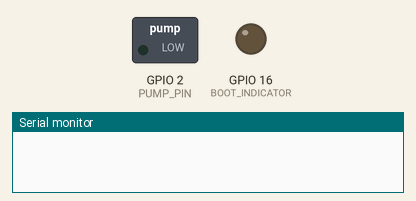
Simulated run of this sketch. Board: ESP8266 (NodeMCU). Shown: switched loads named in the sketch (green lamp = pin HIGH), output pins drawn as LEDs (lit = HIGH), the last lines printed to the serial monitor. WiFi joins after 1.5 s; servers stay silent unless stated; uploads are accepted with an empty reply.

Above: at 0.1 s.
At 10.1 s:
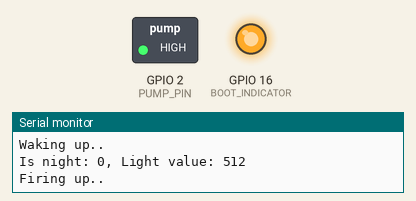
At 50.1 s:
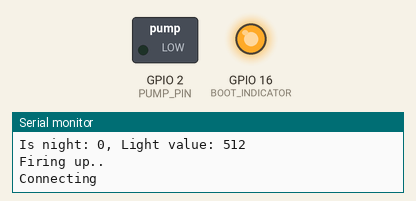
Timing chart, 0 to 51.6 s (numbered marks = the images above):
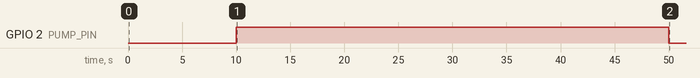

Measured:
- by itself, GPIO 2 (PUMP_PIN): LOW → HIGH at 10.0 s, → LOW 40.0 s later

The sketch:

pump.ino
```cpp
#include <ESP8266WiFi.h>
#include <ESP8266HTTPClient.h>
#include <WiFiClientSecure.h>

// general consts
const uint64_t SECOND = 1000000ULL; // microseconds
const uint64_t MINUTE = 60 * SECOND;
const uint64_t HOUR = 60 * MINUTE;

// WiFi config
const char* ssid = "";
const char* pwd = "";
const int WIFI_POLL_INTERVALS = 500; // milliseconds
const int WIFI_CONNECTION_TIMEOUT = 20 * 1000; // milliseconds

// app config
String PING_URL = "https://api.amplitude.com/2/httpapi";

// pin config
int PUMP_PIN = 2;
int BOOT_INDICATOR = 16;

// timer config
const uint64_t BOOT_DELAY = 10 * SECOND;
const uint64_t WAKE_INTERVAL = 1 * HOUR;
const uint64_t PUMP_DURATION = 40 * SECOND;

const uint64_t pollInterval = 1 * MINUTE;

const int NIGHT_SKIP_INTERVAL = 3; // run every Nth wake interval

int rtcCounterAddress = 0;
int counter = 0;
int runIdx = 0;

void runPump();
bool connectToWiFi();
void ping();

void setup() {
  // initial config
  Serial.begin(115200);
  pinMode(PUMP_PIN, OUTPUT);
  pinMode(BOOT_INDICATOR, OUTPUT);  // Initialize the LED_BUILTIN pin as an output

  digitalWrite(PUMP_PIN, LOW);

  // delay the boot, to allow me to set things up once flashed
  digitalWrite(BOOT_INDICATOR, LOW);  // Turn the LED on (Note that LOW is the voltage level
  delay(BOOT_DELAY / 1000);
  digitalWrite(BOOT_INDICATOR, HIGH);  // Turn the LED off by making the voltage HIGH

  // read the counter
  // uint32_t counter = 0;
  // ESP.rtcUserMemoryRead(rtcCounterAddress, &counter, sizeof(counter));
  // Serial.printf("Counter: %d\n", counter);

  // if (counter % 4 == 0) {
  //   counter = 0;
  //   Serial.println("Firing up..");

  //   // run the pump
  //   runPump();

  //   // send the analytics
  //   if (connectToWiFi()) {
  //     ping();

  //     WiFi.disconnect(true);
  //   }
  // } else {
  //   Serial.printf("Not yet: %d\n", counter);
  // }

  // // save the new counter
  // counter++;
  // ESP.rtcUserMemoryWrite(rtcCounterAddress, &counter, sizeof(counter));

  // // sleep
  // Serial.printf("Deep sleeping for %lld microseconds\n", WAKE_INTERVAL);
  // ESP.deepSleep(WAKE_INTERVAL);
  // delay(500);
}

void runPump() {
  digitalWrite(PUMP_PIN, HIGH);
  delay(PUMP_DURATION / 1000);
  digitalWrite(PUMP_PIN, LOW);
}

bool connectToWiFi() {
  WiFi.begin(ssid, pwd);
  Serial.println("");
  Serial.print("Connecting");

  int attempts = 0;
  int maxAttempts = WIFI_CONNECTION_TIMEOUT / WIFI_POLL_INTERVALS;

  while (WiFi.status() != WL_CONNECTED) {
    if (attempts >= maxAttempts) {
      return false;
    }

    delay(WIFI_POLL_INTERVALS);
    Serial.print(".");

    attempts++;
  }

  Serial.println("");
  Serial.printf("Connected to: %s\n", ssid);
  Serial.printf("IP address: %s", WiFi.localIP());

  return true;
}

void ping() {
  if (WiFi.status() != WL_CONNECTED) {
    Serial.println("WiFi disconnected, not pinging");
    return;
  }

  WiFiClientSecure client;
  client.setInsecure();
  HTTPClient http;

  Serial.println("Calling " + PING_URL);
  if (http.begin(client, PING_URL)) {
    http.addHeader("Content-Type", "application/json");

    String reqData = "{\"api_key\": \"\",\"events\": [{\"user_id\": \"12345\",\"event_type\": \"RunPump\"}]}";

    int statusCode = http.POST(reqData);
    Serial.println("Response code: " + String(statusCode));
    if (statusCode > 0) {
      Serial.println(http.getString());
    }
    http.end();
  } else {
    Serial.println("Unable to connect to url!");
  }
}

void loop() {
  Serial.printf("Counter: %d, runIdx: %d\n", counter, runIdx);

  int expectedCount = WAKE_INTERVAL / pollInterval;
  if (counter == 0 || counter >= expectedCount) {
    counter = 0;

    Serial.println("Waking up..");

    int lightValue = analogRead(A0);
    bool isNight = (lightValue < 100);
    Serial.printf("Is night: %d, Light value: %d\n", isNight, lightValue);

    if (!isNight || runIdx == 0) {
      Serial.println("Firing up..");

      // run the pump
      runPump();

      // send the analytics
      if (connectToWiFi()) {
        ping();

        WiFi.disconnect(true);
      }
    }

    runIdx = (runIdx + 1) % NIGHT_SKIP_INTERVAL;
  }

  counter++;

  delay(pollInterval / 1000);
}
```
